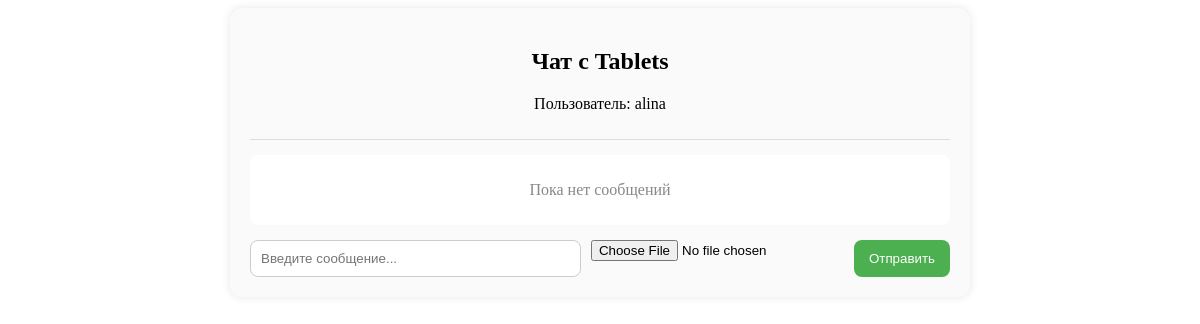
The page /api/1/ on the database as committed earlier.
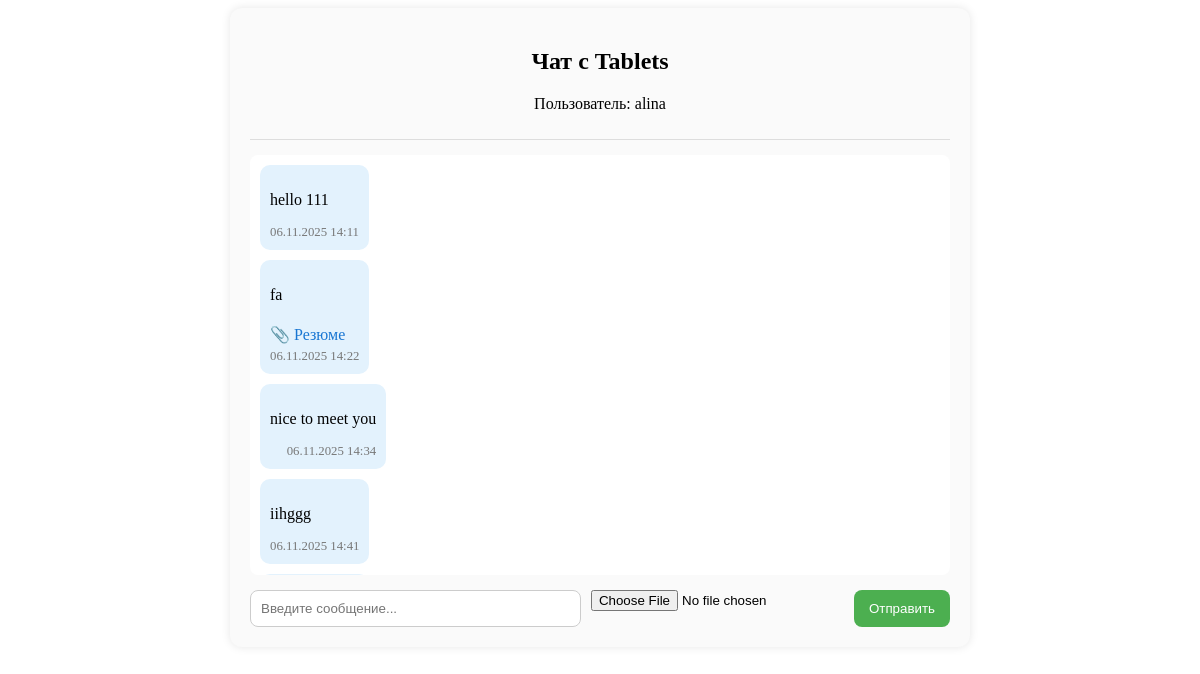
The same page on the database as committed later.
### main/models.py (models this page shows)
class Message(models.Model):
    content = models.CharField(max_length=120)
    sender = models.ForeignKey(User, on_delete=models.CASCADE)
    chat = models.ForeignKey(Chat, on_delete=models.CASCADE)
    cv_file = models.FileField(upload_to="cvs/", blank=True, null=True)
    timestamp = models.DateTimeField(auto_now_add=True)

### main/views.py (the view, shortened to what this page needs)
# urls.py: path('<int:pk>/', Chat_detail, name='chat_detail'),
def Chat_detail(request, pk):
    chat = get_object_or_404(Chat, pk=pk)
    return render(request, "chats/chat_detail.html", {"chats": chat})

### templates/chats/chat_detail.html (shortened to what this page needs)
{% load static %}
<!DOCTYPE html>
<html lang="en">
<head>
    <link rel="stylesheet" href="{% static 'chat.css' %}">
</head>
<body>
    <div class="chat-container">
        <div class="chat-header">
            <h2>Чат с {{ chats.company.name }}</h2>
            <p class="chat-partner">Пользователь: {{ chats.user.username }}</p>
        </div>
        <div class="chat-messages">
            {% for message in chats.message_set.all %}
            <div class="message {% if message.sender == request.user %}sent{% else %}received{% endif %}">
                <div class="message-content">
                    <p>{{ message.content }}</p>
                    {% if message.cv_file %}
                    <a href="{{ message.cv_file.url }}" class="cv-link">📎 Резюме</a>
                    {% endif %}
                    <span class="timestamp">{{ message.timestamp|date:"d.m.Y H:i" }}</span>
                </div>
            </div>
            {% empty %}
            <p class="no-messages">Пока нет сообщений</p>
            {% endfor %}
        </div>
        <form method="post" enctype="multipart/form-data" class="chat-form">
            <input type="text" name="content" placeholder="Введите сообщение..." required>
            <input type="file" name="cv_file">
            <button type="submit">Отправить</button>
        </form>
    </div>
</body>
</html>

Rows that differ between the two databases and show on the page:
added Message: content "hello 111", timestamp "06.11.2025 14:11"
added Message: content "fa", timestamp "06.11.2025 14:22"
added Message: content "nice to meet you", timestamp "06.11.2025 14:34"
added Message: content "iihggg", timestamp "06.11.2025 14:41"
Other text that changed with them:
text no longer shown: "Пока нет сообщений"
